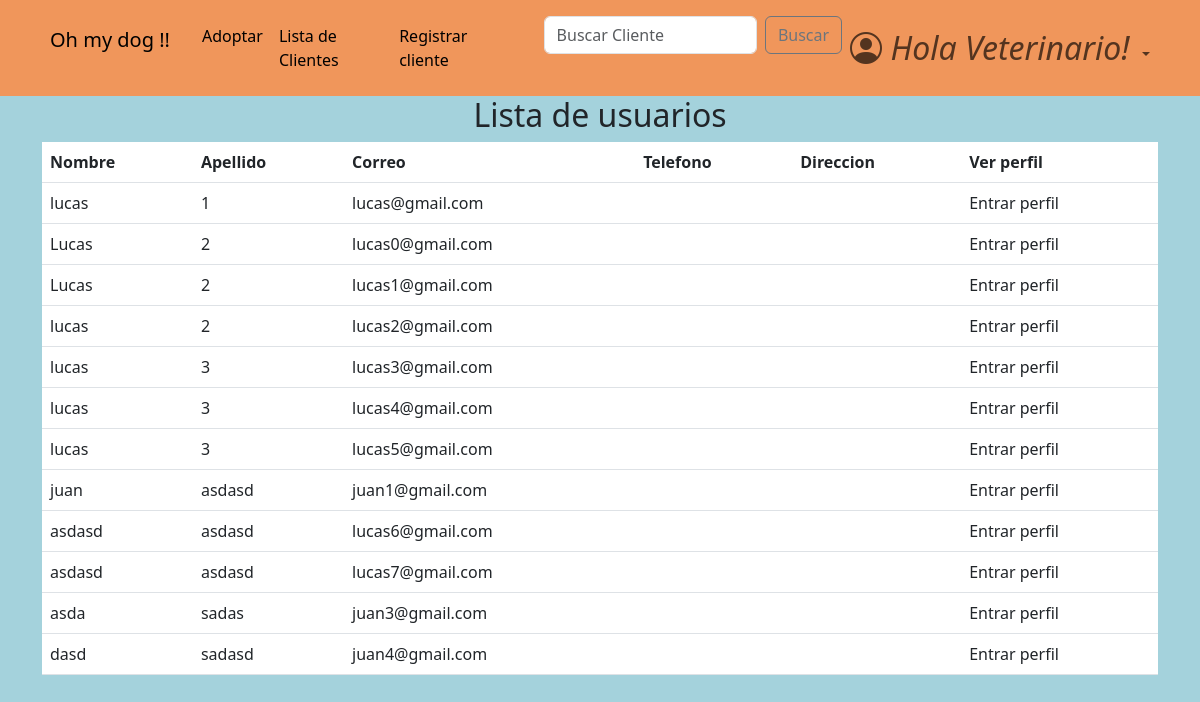
The page /accounts/list_users/ (signed in) on the database as committed earlier.
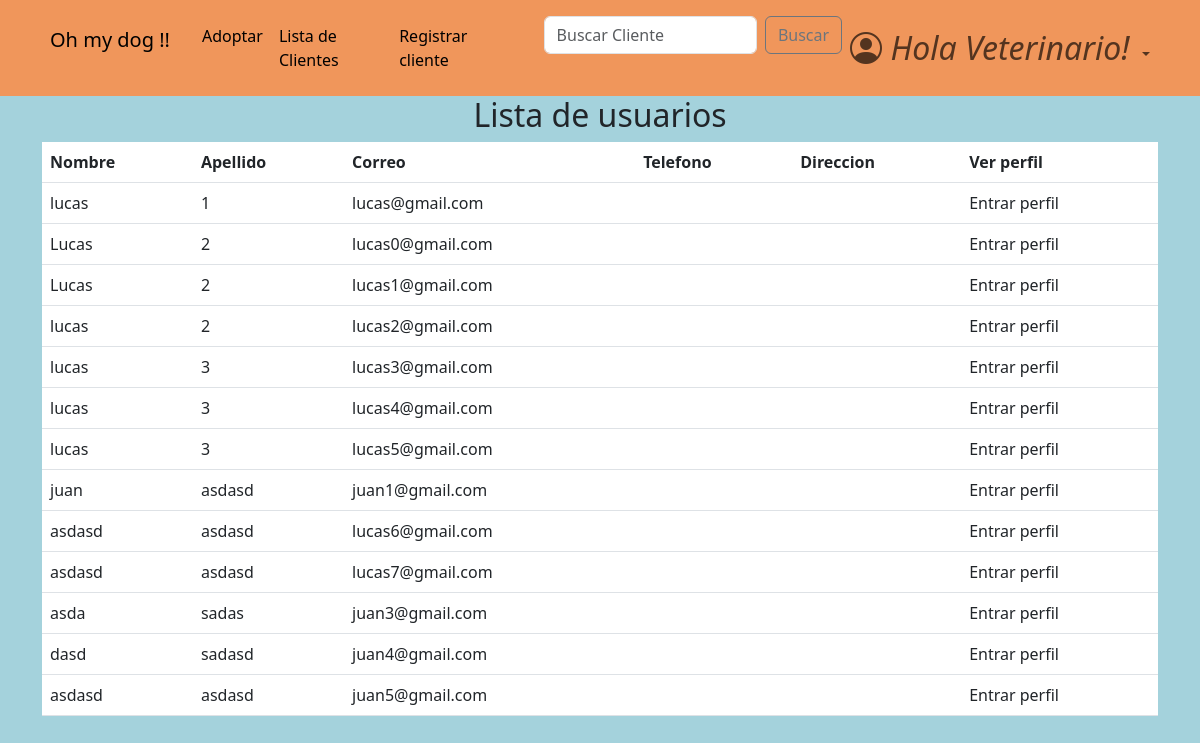
The same page on the database as committed later.
### accounts/models.py (models this page shows, shortened)
class CustomUser(AbstractBaseUser, PermissionsMixin):
    email =                     models.EmailField(verbose_name="email", unique=True)    #.foreignKey ??
    name =                      models.CharField(max_length=25)   #slug es texto corto
    surname =                   models.CharField(max_length=30, blank=True, null=True)
    address =                   models.CharField(max_length=30, blank=True, null=True)
    telephone =                 models.SlugField(max_length=12, blank=True, null=True)
    is_active =                 models.BooleanField(default=True)
    is_staff =                  models.BooleanField(default=False)
    is_admin =                  models.BooleanField(default=False)
    last_login =                models.DateTimeField(verbose_name="last login", default=datetime.datetime.now)
    is_veterinario =            models.BooleanField(default=False)
    USERNAME_FIELD = "email"    #variable por la cual se ingresa, dice username pero seria como 'campo que representa el inicio de sesion'
    REQUIRED_FIELDS = ['name',]    #no permite registros si no tiene estos campos completos
    objects = CustomUserManager()

### accounts/views.py (the view)
# urls.py: path('list_users/', views.list_users, name='list_users'),
def list_users(request):
    if not request.user.is_authenticated:
        return redirect('login')
    if not request.user.is_veterinario:
        return redirect('home')
    users = CustomUser.objects.filter(is_veterinario=False, is_admin=False)
    return render(request, 'list_users.html', {'users': users})

### accounts/templates/list_users.html
{% extends 'home.html' %}
{% block content %}
<main>
    <div class="container">
        <div class="row">
            <div class="col-md-12">
                <h2 class="text-center">Lista de usuarios</h2>
                <table class="table table-hover">
                    <thead>
                        <tr>
                            <th>Nombre</th>
                            <th>Apellido</th>
                            <th>Correo</th>
                            <th>Telefono</th>
                            <th>Direccion</th>
                            <th>Ver perfil</th>
                        </tr>
                    </thead>
                    <tbody>
                        {% for user in users %}
                            <tr>
                                <td>{{ user.name }}</td>
                                <td>{{ user.surname }}</td>
                                <td>{{ user.email }}</td>
                                <td>{{ user.telephone }}</td>
                                <td>{{ user.address}}</td>
                                <td>
                                            <a class="dropdown-item" href="{% url 'profile' user.id %}">Entrar perfil</a>
                                </td>
                            </tr>
                        {% endfor %}
                    </tbody>
                </table>
            </div>
        </div>
    </div>
</main>
{% endblock content %}

Rows that differ between the two databases and show on the page:
added CustomUser: name "asdasd", surname "asdasd", email "juan5@gmail.com"
